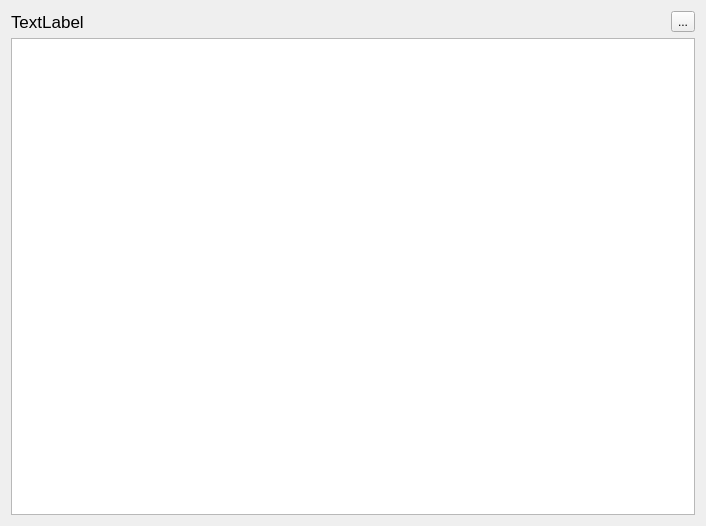
<?xml version="1.0" encoding="UTF-8"?>
<ui version="4.0">
 <class>Dialog</class>
 <widget class="QDialog" name="Dialog">
  <property name="geometry">
   <rect>
    <x>0</x>
    <y>0</y>
    <width>706</width>
    <height>526</height>
   </rect>
  </property>
  <property name="windowTitle">
   <string>Просмотр мода</string>
  </property>
  <layout class="QGridLayout" name="gridLayout">
   <item row="0" column="0">
    <layout class="QHBoxLayout" name="horizontalLayout">
     <item>
      <widget class="QLabel" name="label">
       <property name="font">
        <font>
         <pointsize>13</pointsize>
        </font>
       </property>
       <property name="text">
        <string>TextLabel</string>
       </property>
      </widget>
     </item>
     <item>
      <widget class="QToolButton" name="menuButton">
       <property name="text">
        <string>...</string>
       </property>
      </widget>
     </item>
    </layout>
   </item>
   <item row="1" column="0">
    <widget class="QTextBrowser" name="textBrowser"/>
   </item>
  </layout>
 </widget>
 <resources/>
 <connections/>
</ui>
